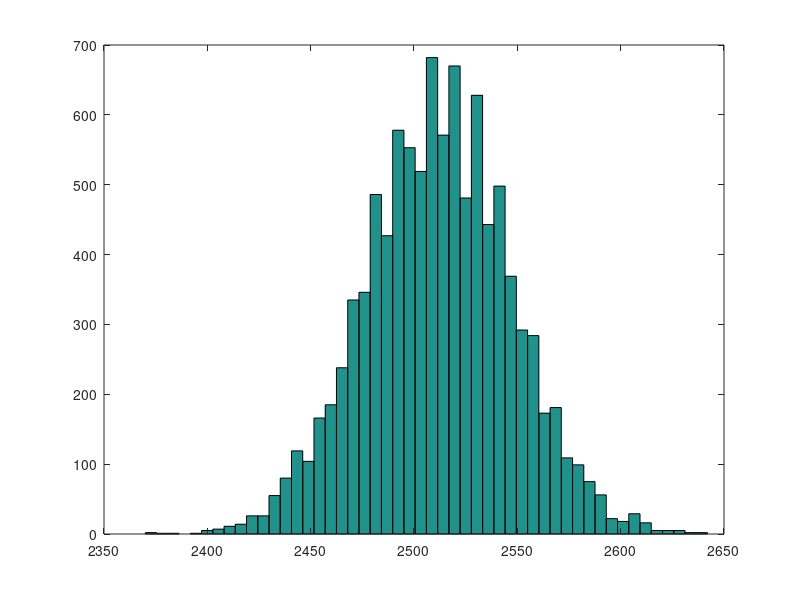

Reproduce this figure in MATLAB.
%comment unecessary ones
theta=0.25;
theta=0.5;

N=32;
N=1024;
N=5024;

dis=makedist('Binomial','N',N,'p',theta);
x=[];
for i=1:1:10000
    x(i)=random(dis);
end

hist(x,50);

